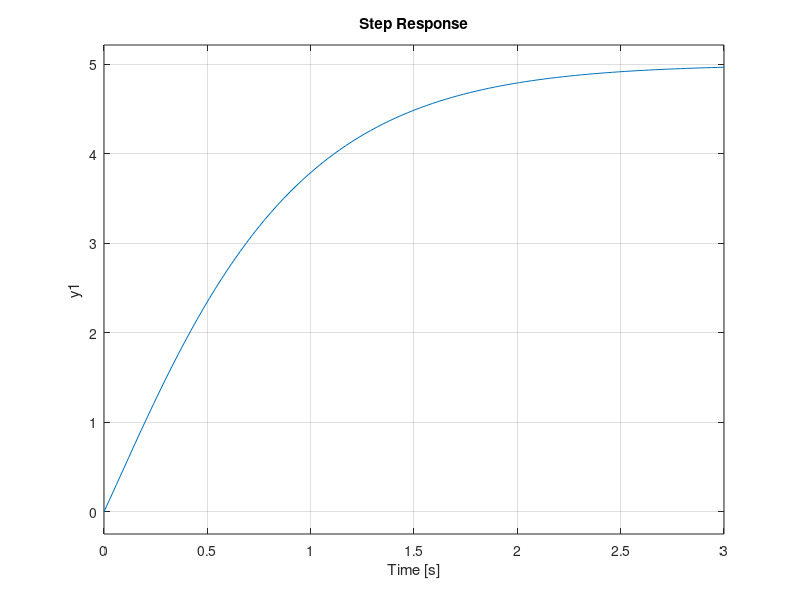

Reproduce this figure in MATLAB.
function PI_Control_P4()

s = tf('s');
k = 5;
ka = 2;
ki = 5;
a = 2;
G = ((ka/(s+a))*k*(1+(ki/s))) / (2+(ki/s));

step(G)
end